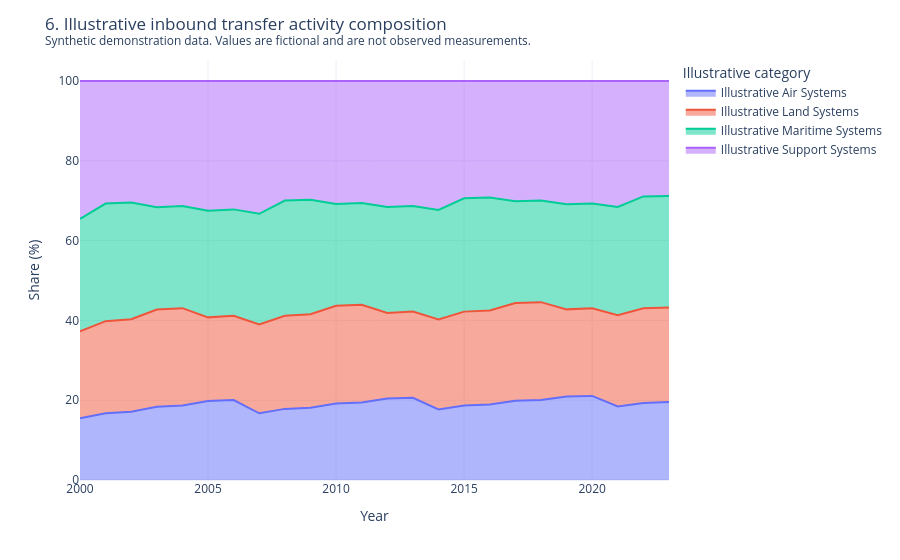

The cell this chart's notebook holds for it:
### Markdown cell above
## Synthetic demonstration figures

The remaining figures demonstrate chart behavior and the canonical table contract. Do not interpret their values as historical, market, budget, credit, or survey observations.

### Code cell
inbound_categories = bundle.arms_by_category_annual.loc[lambda frame: frame["direction"] == "inbound"]
fig = px.area(inbound_categories, x="year", y="activity_value", color="category", groupnorm="percent", labels={"activity_value": "Share (%)", "category": "Illustrative category", "year": "Year"})
disclose(fig, "transfer-inbound-composition", "6. Illustrative inbound transfer activity composition", "synthetic", "arms_by_category_annual").show()

### Figure 1 — Plotly figure (JSON) as saved in the notebook; plotly's stock layout.template omitted (floating-point values rounded to 4 significant figures)
{"data": [{"fillpattern": {"shape": ""}, "groupnorm": "percent", "hovertemplate": "Illustrative category=Illustrative Air Systems<br>Year=%{x}<br>Share (%)=%{y}<extra></extra>", "legendgroup": "Illustrative Air Systems", "line": {"color": "#636efa"}, "marker": {"symbol": "circle"}, "mode": "lines", "name": "Illustrative Air Systems", "orientation": "v", "showlegend": true, "stackgroup": "1", "type": "scatter", "x": [2000, 2001, 2002, 2003, 2004, 2005, 2006, 2007, 2008, 2009, 2010, 2011, 2012, 2013, 2014, 2015, 2016, 2017, 2018, 2019, 2020, 2021, 2022, 2023], "xaxis": "x", "y": [85.0, 92.0, 99.0, 106.0, 113.0, 120.0, 127.0, 106.0, 113.0, 120.0, 127.0, 134.0, 141.0, 148.0, 127.0, 134.0, 141.0, 148.0, 155.0, 162.0, 169.0, 148.0, 155.0, 162.0], "yaxis": "y"}, {"fillpattern": {"shape": ""}, "groupnorm": "percent", "hovertemplate": "Illustrative category=Illustrative Land Systems<br>Year=%{x}<br>Share (%)=%{y}<extra></extra>", "legendgroup": "Illustrative Land Systems", "line": {"color": "#EF553B"}, "marker": {"symbol": "circle"}, "mode": "lines", "name": "Illustrative Land Systems", "orientation": "v", "showlegend": true, "stackgroup": "1", "type": "scatter", "x": [2000, 2001, 2002, 2003, 2004, 2005, 2006, 2007, 2008, 2009, 2010, 2011, 2012, 2013, 2014, 2015, 2016, 2017, 2018, 2019, 2020, 2021, 2022, 2023], "xaxis": "x", "y": [120.0, 127.0, 134.0, 141.0, 148.0, 127.0, 134.0, 141.0, 148.0, 155.0, 162.0, 169.0, 148.0, 155.0, 162.0, 169.0, 176.0, 183.0, 190.0, 169.0, 176.0, 183.0, 190.0, 197.0], "yaxis": "y"}, {"fillpattern": {"shape": ""}, "groupnorm": "percent", "hovertemplate": "Illustrative category=Illustrative Maritime Systems<br>Year=%{x}<br>Share (%)=%{y}<extra></extra>", "legendgroup": "Illustrative Maritime Systems", "line": {"color": "#00cc96"}, "marker": {"symbol": "circle"}, "mode": "lines", "name": "Illustrative Maritime Systems", "orientation": "v", "showlegend": true, "stackgroup": "1", "type": "scatter", "x": [2000, 2001, 2002, 2003, 2004, 2005, 2006, 2007, 2008, 2009, 2010, 2011, 2012, 2013, 2014, 2015, 2016, 2017, 2018, 2019, 2020, 2021, 2022, 2023], "xaxis": "x", "y": [155.0, 162.0, 169.0, 148.0, 155.0, 162.0, 169.0, 176.0, 183.0, 190.0, 169.0, 176.0, 183.0, 190.0, 197.0, 204.0, 211.0, 190.0, 197.0, 204.0, 211.0, 218.0, 225.0, 232.0], "yaxis": "y"}, {"fillpattern": {"shape": ""}, "groupnorm": "percent", "hovertemplate": "Illustrative category=Illustrative Support Systems<br>Year=%{x}<br>Share (%)=%{y}<extra></extra>", "legendgroup": "Illustrative Support Systems", "line": {"color": "#ab63fa"}, "marker": {"symbol": "circle"}, "mode": "lines", "name": "Illustrative Support Systems", "orientation": "v", "showlegend": true, "stackgroup": "1", "type": "scatter", "x": [2000, 2001, 2002, 2003, 2004, 2005, 2006, 2007, 2008, 2009, 2010, 2011, 2012, 2013, 2014, 2015, 2016, 2017, 2018, 2019, 2020, 2021, 2022, 2023], "xaxis": "x", "y": [190.0, 169.0, 176.0, 183.0, 190.0, 197.0, 204.0, 211.0, 190.0, 197.0, 204.0, 211.0, 218.0, 225.0, 232.0, 211.0, 218.0, 225.0, 232.0, 239.0, 246.0, 253.0, 232.0, 239.0], "yaxis": "y"}], "layout": {"autosize": true, "legend": {"title": {"text": "Illustrative category"}, "tracegroupgap": 0}, "margin": {"t": 60}, "meta": {"chart_id": "transfer-inbound-composition", "classification": "synthetic", "profile_id": "public-demo", "provenance": "Synthetic demonstration data. Values are fictional and are not observed measurements.", "table": "arms_by_category_annual"}, "title": {"text": "6. Illustrative inbound transfer activity composition<br><sup>Synthetic demonstration data. Values are fictional and are not observed measurements.</sup>"}, "xaxis": {"anchor": "y", "domain": [0.0, 1.0], "title": {"text": "Year"}}, "yaxis": {"anchor": "x", "domain": [0.0, 1.0], "title": {"text": "Share (%)"}}}}
